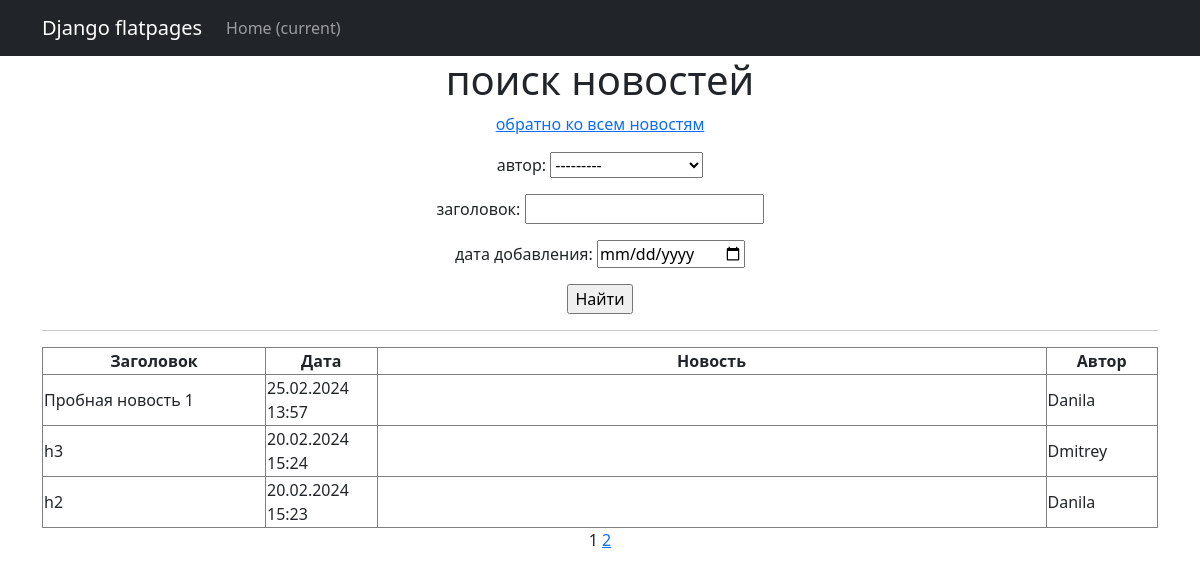
The app's page /news/search/ with its own data.
### news/models.py (models this page shows, shortened)
class Post(models.Model):
    news = "NW"
    articls = "AR"
    POST_TYPS = [
        (news, "Новость"),
        (articls, "Статья")
    ]
    author = models.ForeignKey(Author, on_delete=models.CASCADE)
    post_typ = models.CharField(max_length=2, choices=POST_TYPS, default=news)
    some_datatime = models.DateTimeField(auto_now_add=True)
    category = models.ManyToManyField(Category, through='PostCategory')
    headline = models.CharField(max_length=255)
    text = models.TextField()
    rating = models.IntegerField(default=0)

class Author(models.Model):
    user = models.OneToOneField(User, on_delete=models.CASCADE)
    rating = models.IntegerField(default=0)

### news/views.py (the view)
# urls.py: path('news/search/', PostSearch.as_view(), name='posts_search'),
class PostSearch(ListView):
    model = Post
    ordering = '-some_datatime'
    template_name = 'flatpages/posts_search.html'
    context_object_name = 'posts_search'
    paginate_by = 3
    def get_queryset(self):
        queryset = super().get_queryset()
        self.filterset = PostFilter(self.request.GET, queryset)
        return self.filterset.qs
    def get_context_data(self, **kwargs):
        context = super().get_context_data(**kwargs)
        context['filterset'] = self.filterset
        return context

### news/templatetags/custom_tags.py (called while the page is built)
@register.simple_tag(takes_context=True)
def url_replace(context, **kwargs):
   d = context['request'].GET.copy()
   for k, v in kwargs.items():
       d[k] = v
   return d.urlencode()

### templates/flatpages/posts_search.html (shortened to what this page needs)
{% extends 'flatpages/default.html' %}
{% load custom_tags %}
{% block content %}
   <h1>поиск новостей</h1>
   <p><a href="/posts/">обратно ко всем новостям</a></p>
   <form action="" method="get">
       {{ filterset.form.as_p }}
       <input type="submit" value="Найти" />
   </form>
   <hr>
   {% if posts_search %}
       <table class="table-bordered" width="100%">
           <tr>
               <th>Заголовок</th>
               <th>Дата</th>
               <th>Новость</th>
               <th>Автор</th>
           </tr>
           {% for post in posts_search %}
           <tr align="left">
               <td width="20%">{{ post.headline }}</td>
               <td width="10%">{{ post.some_datatime|date:'d.m.Y H:i' }}</td>
               <td width="60%">{{ post.tekst|truncatechars:21 }}</td>
               <td width="10%">{{ post.author.user.username }}</td>
           </tr>
           {% endfor %}
       </table>
   {% else %}
       <h2>Новостёв нет!</h2>
   {% endif %}
   {{ page_obj.number }}
   {% if page_obj.has_next %}
       <a href="?{% url_replace page=page_obj.next_page_number %}">{{ page_obj.next_page_number }}</a>
   {% endif %}
{% endblock content %}

### templates/flatpages/default.html (shortened to what this page needs)
<!DOCTYPE html>
<html lang="en">
    <head>
        {% load static %}
        <link href="{% static 'css/styles.css' %}" rel="stylesheet" />
    </head>
    <body>
<nav class="navbar navbar-expand-lg navbar-dark bg-dark static-top">
   <div class="container">
       <a class="navbar-brand" href="#">Django flatpages</a>
       <div class="collapse navbar-collapse" id="navbarResponsive">
           <ul class="navbar-nav ml-auto">
               <li class="nav-item active">
                   <a class="nav-link" href="#">Home
                       <span class="sr-only">(current)</span>
                   </a>
               </li>
           </ul>
       </div>
   </div>
</nav>
        <div class="container">
            <div class="row">
                <div class="col-lg-12 text-center">
                    {% block content %}{% endblock content %}
                </div>
             </div>
        </div>
    </body>
</html>

### records on screen
Post: headline "Пробная новость 1", some_datatime "25.02.2024 13:57", author.user.username "Danila"
Post: headline "h3", some_datatime "20.02.2024 15:24", author.user.username "Dmitrey"
Post: headline "h2", some_datatime "20.02.2024 15:23", author.user.username "Danila"

### other values on screen
{{ page_obj.number }} "1"
{{ page_obj.next_page_number }} "2"
